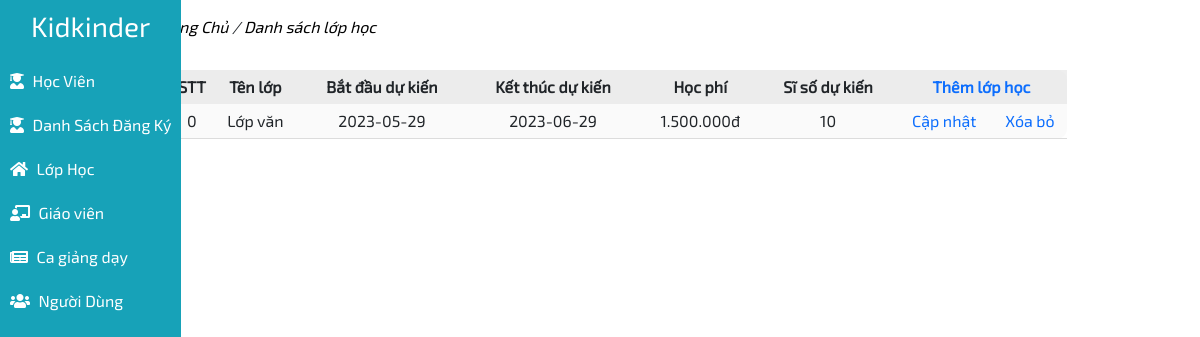
/admin/index.php?action=room, run on an earlier commit of the app's database.
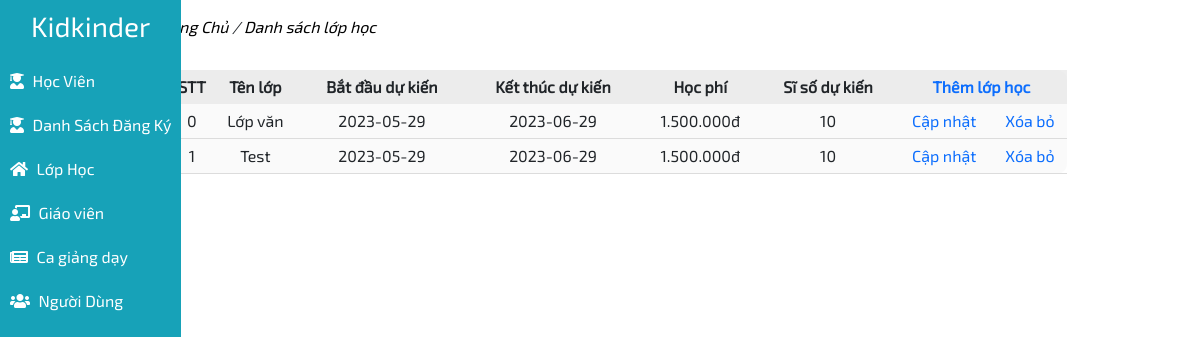
And on a later commit of the database.
### tables this page shows
CREATE TABLE `class` (
  `id_class` int(11) NOT NULL,
  `class_name` varchar(100) NOT NULL,
  `start_date` date NOT NULL,
  `end_date` date NOT NULL,
  `tuition` varchar(15) NOT NULL,
  `desc_class` text NOT NULL,
  `capacity` int(11) NOT NULL,
  `images` varchar(255) NOT NULL,
  `current_number` int(11) NOT NULL
);

### database/config.php (called while the page is built, shortened)
<?php
    function getConnect(){
        $host = "localhost";
        $dbname = "kisdschool";
        $dbusername = "root";
        $dbpwd = "";
        try {
            $conn = new PDO("mysql:host=$host;dbname=$dbname;charset=utf8", $dbusername, $dbpwd);
        }catch(Exception $ex){
            var_dump($ex->getMessage());
            die;
        }
        return $conn;
    }
    function executeQuery($sqlQuery, $getAll = false){
        $conn = getConnect();
        $stmt = $conn->prepare($sqlQuery);
        $stmt->execute();
        $result = $stmt->fetchAll();
        if($getAll){
            return $result;
        }
        return $result[0];
    }
?>

### admin/page/room.php (the view)
<?php
$sqlGetClass = "SELECT * FROM `class`";
$dataClass = empty(executeQuery($sqlGetClass, true)) ? [] : executeQuery($sqlGetClass, true);
?>
<div class="studentPage">
    <p class="navPage">
        <a href=""><i>Trang Chủ</i></a>
        <i>/</i>
        <a href=""><i>Danh sách lớp học</i></a>
    </p>
    <div class="content">
        <table>
            <thead>
                <tr>
                    <th>STT</th>
                    <th>Tên lớp</th>
                    <th>Bắt đầu dự kiến</th>
                    <th>Kết thúc dự kiến</th>
                    <th>Học phí</th>
                    <th>Sĩ số dự kiến</th>
                    <th colspan="2">
                        <a href="?action=new-room">Thêm lớp học</a>
                    </th>
                </tr>
            </thead>
            <tbody>
                <?php foreach ($dataClass as $key => $value): ?>
                <tr>
                    <td><?= $key ?></td>
                    <td><?= $value['class_name'] ?></td>
                    <td><?= $value['start_date'] ?></td>
                    <td><?= $value['end_date'] ?></td>
                    <td><?= number_format($value['tuition'], 0, ',', '.') ?>đ</td>
                    <td><?=  $value['capacity'] ?></td>
                    <td>
                        <a href="?action=update-class&id=<?= $value['id_class'] ?>">Cập nhật</a>
                    </td>
                    <td>
                        <a href="?action=remove-class&id=<?= $value['id_class'] ?>">Xóa bỏ</a>
                    </td>
                </tr>
                <?php endforeach ?>
            </tbody>
        </table>
    </div>
</div>

What changed in the data, as far as the page shows it:
added class: key "1", class_name "Test", start_date "2023-05-29", end_date "2023-06-29", tuition "1.500.000", capacity "10"
